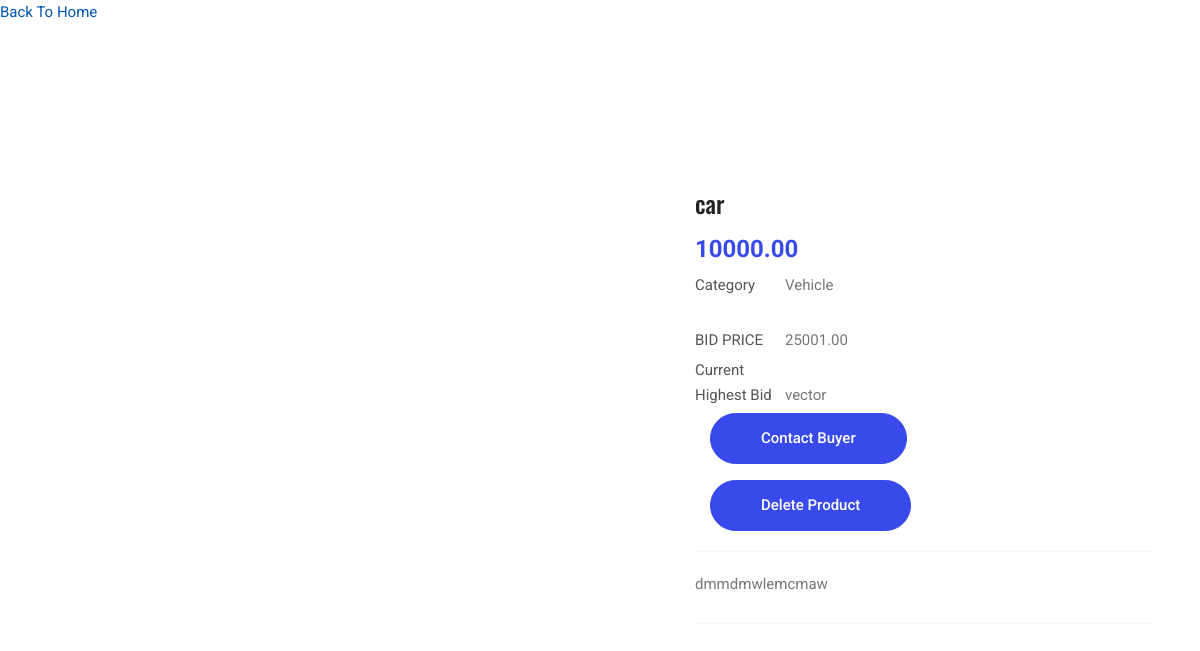
/seller/single-pro/1/ (signed in), run on the app's committed database.
### seller/models.py (models this page shows, shortened)
class Product(models.Model):
    seller = models.ForeignKey(SellerModel, on_delete=models.CASCADE)
    name = models.CharField(max_length=100)
    stock = models.IntegerField(null = True)
    pro_image = models.ImageField(upload_to='pro_image/',null=True)
    min_price = models.DecimalField(max_digits=10, decimal_places=2,null = True)
    max_price = models.DecimalField(max_digits=10, decimal_places=2, null=True, blank=True)
    description = models.TextField()
    CATEGORY_CHOICES = (
        ('Electronics', 'Electronics'),
        ('Home', 'Home'),
        ('Furniture', 'Furniture'),
        ('Vehicle' , 'Vehicle' )
    )
    category = models.CharField(max_length=20, choices=CATEGORY_CHOICES)
    winner = models.ForeignKey('buyer.BuyerModel', on_delete=models.SET_NULL, null=True, blank=True, related_name='won_products')
    is_closed = models.BooleanField(default= False, null=True, blank=True)
    is_paid = models.BooleanField(default=False)

### buyer/models.py (models this page shows)
class BuyerModel(models.Model):
    name = models.CharField(max_length=100)
    phone = models.CharField(max_length=10)
    email = models.EmailField(unique = True)
    password = models.CharField(max_length=6)
    def __str__(self):
        return self.name

### seller/views.py (the view)
# urls.py: path('single-pro/<id>/',views.SingleProductView, name='single_product'),
def SingleProductView(request,id):
    if 'email' in request.session:
        email = request.session['email']
        try:
           product = get_object_or_404(Product, id=id)
           context = {'product': product}
           return render(request,'singleproduct.html', context)
        except Product.DoesNotExist:
            return HttpResponse(status=404, message= 'Couldn\'t find')
    return redirect(SellerLogin)

### seller/templates/singleproduct.html (shortened to what this page needs)
<!DOCTYPE html>
<html lang="en">
<head>
	{% load static %}
    <link rel="stylesheet" href="https://cdnjs.cloudflare.com/ajax/libs/font-awesome/6.0.0-beta3/css/all.min.css">
  <link rel="stylesheet" href="{% static 'vendors/bootstrap/bootstrap.min.css' %}">
  <link rel="stylesheet" href="{% static 'vendors/fontawesome/css/all.min.css' %}">
	<link rel="stylesheet" href="{% static 'vendors/themify-icons/themify-icons.css' %}">
  <link rel="stylesheet" href="{% static 'vendors/nice-select/nice-select.css' %}">
  <link rel="stylesheet" href="{% static 'vendors/owl-carousel/owl.theme.default.min.css' %}">
  <link rel="stylesheet" href="{% static 'vendors/owl-carousel/owl.carousel.min.css' %}">
  <link rel="stylesheet" href="{% static 'css/style.css' %}">
    <link rel="stylesheet" href="https://unicons.iconscout.com/release/v4.0.0/css/line.css">
</head>
<body>
	<a href="/seller/seller-index/"> Back To Home</a>
	<div class="product_image_area">
		<div class="container">
			<div class="row s_product_inner">
				<div class="col-lg-6">
				</div>
				<div class="col-lg-5 offset-lg-1">
					<div class="s_product_text">
						<h3>{{ product.name }}</h3>
						<h2>{{ product.min_price }}</h2>
						<ul class="list">
							<li><a class="active" href="#"><span>Category</span>{{product.category}}</a></li><br>
                            {% if  product.winner%}
							<li><a href="#"><span>BID PRICE</span>{{product.max_price}}</a></li>
                            <li><a href="#"><span>Current Highest Bid</span>{{product.winner}}</a></li>
                            <div class="col-md-12 form-group">
                                <button class="button button-register w-10">
                                    <a href="/seller/contact/{{ product.winner.id }}" style="color: white; text-decoration: none;">Contact Buyer</a>
                                </button>
                            </div>
							<div class="col-md-12 form-group">
                                <button class="button button-register w-10">
                                    <a href="/seller/pro-delete{{product.id}}/" style="color: white; text-decoration: none;">Delete Product</a>
                                </button>
                            </div>
                            {% else %}
                            <p>Currently No One Purchased</p>
                            {% endif %}
						</ul>
						<p>{{product.description}}</p>
					</div>
				</div>
			</div>
		</div>
	</div><br><br>
</body>
</html>

### data on the page
Product: name "car", min_price "10000.00", category "Vehicle", max_price "25001.00", winner "vector", description "dmmdmwlemcmaw"
